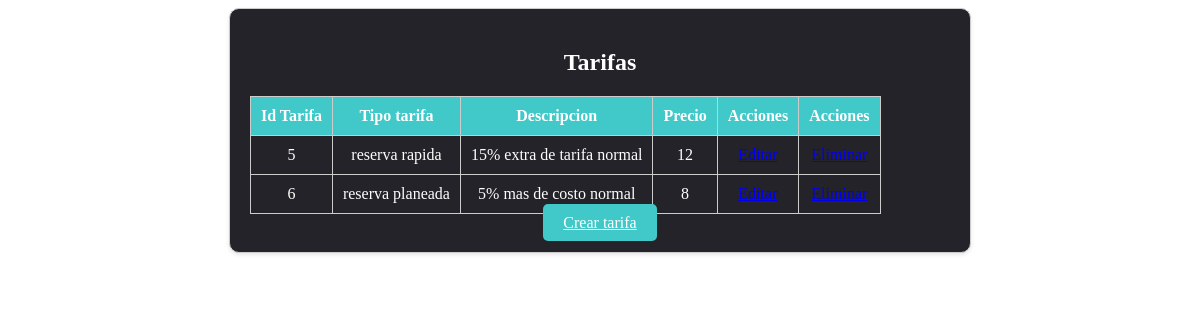
Screenshot of /tarifas.php (signed in) with the database file from the repository.
### tables this page shows
CREATE TABLE `tarifa` (
  `idtarifa` int(11) NOT NULL,
  `tipotarifa` varchar(30) NOT NULL,
  `descripciontarifa` varchar(80) NOT NULL,
  `valor` float NOT NULL
);

### tarifas.php (the view, shortened to what this page needs)
<!DOCTYPE html>
<html lang="en">
<head>
</head>
<body>
    <div class="card">
        <h2>Tarifas</h2>
        <?php
                include("conexion.php");
                $consulta1 = "SELECT * FROM TARIFA";
                $con->query($consulta1);
                $resultado = $con->query($consulta1);
                if ($resultado->num_rows > 0) {
                    ?>
                    <table>
                    <tr>
                        <th>Id Tarifa</th>
                        <th>Tipo tarifa</th>
                        <th>Descripcion</thtd>
                        <th>Precio</th>
                        <?php
                        if($_SESSION['nivel'] == 1)
                        {
                        ?>
                        <th>Acciones</th>
                        <th>Acciones</th>
                        <?php
                        }
                        ?>
                    </tr>
                    <?php
                    while ($fila = $resultado->fetch_assoc()) {
                    ?>
                    <tr>
                        <td><?php echo $fila["idtarifa"]; ?></td>
                        <td><?php echo $fila["tipotarifa"]; ?></td>
                        <td><?php echo $fila["descripciontarifa"]; ?></td>
                        <td><?php echo $fila["valor"]; ?></td>
                        <?php
                        if($_SESSION['nivel'] == 1)
                        {
                        ?>
                        <td><a href="javascript:void(0)" onclick="editartarifa('<?php echo $fila['idtarifa']; ?>', '<?php echo $fila['tipotarifa']; ?>')">Editar</a></td>
                        <td><a href="javascript:void(0)" onclick="eliminartarifa('<?php echo $fila['idtarifa']; ?>')">Eliminar</a></td>
                    <?php
                        }
                    }
                    ?>
                    </table>
                    <?php
                } else {
                    echo "0 results";
                }
                if($_SESSION['nivel']==1)
                {
                    ?>
                    <a href="#" class="btn btn-primary" onclick="cargarContenido('form_create.php')" id="btnReservar2" style="background-color: #41c9c9; width: 150px; " >Crear tarifa</a>
                    <?php
                }
                ?>
    </div>
</body>
</html>

### tarifas.php (style rules this page uses)
.card { width: auto; max-width: 700px; height: auto; margin: 0 auto; padding: 20px; border: 1px solid #ccc; border-radius: 10px; box-shadow: 0 2px 4px rgba(0, 0, 0, 0.1); text-align: center; background-color: #232329; color: white; }
.btn { margin-top: 10px; background-color: #41c9c9; color: #fff; padding: 10px 20px; border: none; border-radius: 5px; cursor: pointer; }
table { width: auto; border-collapse: collapse; background-color: #232329; color: white; }
table, th, td { border: 1px solid #ccc; padding: 10px; }
th { background-color: #41c9c9; color: white; }

### rows the page displays
tarifa: idtarifa "5", tipotarifa "reserva rapida", descripciontarifa "15% extra de tarifa normal", valor "12"
tarifa: idtarifa "6", tipotarifa "reserva planeada", descripciontarifa "5% mas de costo normal", valor "8"
